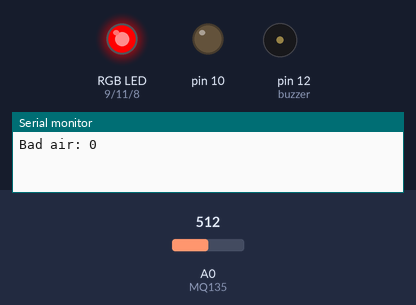
A sketch run on a simulated Arduino Uno, built with avr-gcc and run on an emulated ATmega328P. Parts: an RGB LED mixed from three pins (HIGH = lit), output pins drawn as LEDs (lit = HIGH), buzzer (waves = sounding), the last lines printed to the serial monitor. Inputs (shaded band) come from the test bench; at power-on: A0 (MQ135) = 512.

Above: at 0.65 s.
1.3 s: A0 (MQ135) set to 20
4.3 s: A0 (MQ135) set to 15
At 7.0 s:
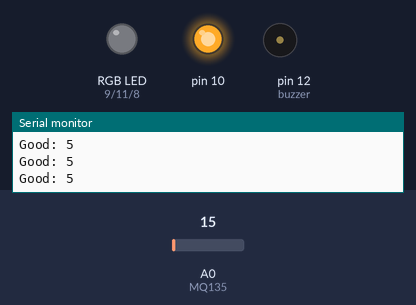
7.3 s: A0 (MQ135) set to 66
10.3 s: A0 (MQ135) set to 78
At 11.0 s:
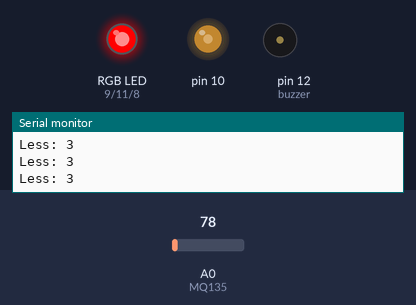
11.8 s: A0 (MQ135) set to 60
At 13.2 s:
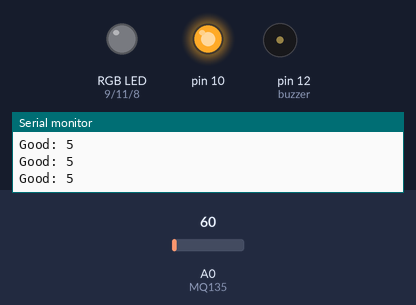
Timing chart, 0 to 14.3 s (numbered marks = the images above; inputs shaded):
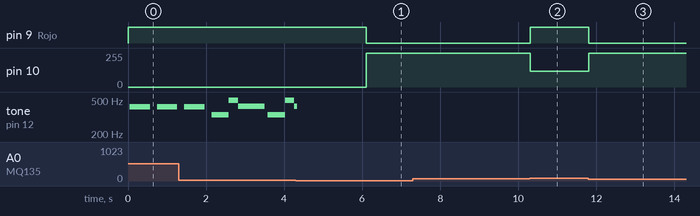

The sketch:

Arduino_program.ino
```cpp
//
//             SPACEAPPS 2019
//             A.N.E.M.O.I.
//

//Variables to buzzer_song
#define c3 7634
#define d3 6803
#define e3 6061
#define f3 5714
#define g3 5102
#define a3 4545
#define b3 4049
#define c4 3816 // 261 Hz
#define d4 3401 // 294 Hz
#define e4 3030 // 329 Hz
#define f4 2865 // 349 Hz
#define g4 2551 // 392 Hz
#define a4 2272 // 440 Hz
#define a4s 2146
#define b4 2028 // 493 Hz
#define c5 1912 // 523 Hz
#define d5 1706
#define d5s 1608
#define e5 1517 // 659 Hz
#define f5 1433 // 698 Hz
#define g5 1276
#define a5 1136
#define a5s 1073
#define b5 1012
#define c6 955

#define R 0 // Define a special note, ‘R’, to represent a rest

// Melody 1: Star Wars Imperial March

int melody1[] = {a4, R, a4, R, a4, R, f4, R, c5, R, a4, R, f4, R, c5, R, a4, R, e5, R, e5, R, e5, R, f5, R, c5, R, g5, R, f5, R, c5, R, a4, R};
int beats1[] = {50, 20, 50, 20, 50, 20, 40, 5, 20, 5, 60, 10, 40, 5, 20, 5, 60, 80, 50, 20, 50, 20, 50, 20, 40, 5, 20, 5, 60, 10, 40, 5, 20, 5, 60, 40};

// Melody 2: Star Wars Theme
int melody2[] = {f4, f4, f4, a4s, f5, d5s, d5, c5, a5s, f5, d5s, d5, c5, a5s, f5, d5s, d5, d5s, c5};
int beats2[] = {21, 21, 21, 128, 128, 21, 21, 21, 128, 64, 21, 21, 21, 128, 64, 21, 21, 21, 128};

int MAX_COUNT = sizeof(melody1) / 2;
long tempo = 10000;
int pause = 1000;
int rest_count = 50;
int toneM = 0;
int beat = 0;
long duration = 0;
int potVal = 0;
int speakerOut = 12;
// Variables to buzzer_song

int dataSensor;       //datosdel pin analogico
const int MQ135 = A0; //analoge Input
//int digital=4;
int T = 2000; //Time
int rojo = 0;
int amarillo = 3;
int verde = 5;
int buzzer = 12;

void setup()
{
    Serial.begin(9600);
    pinMode(8, OUTPUT);  //azul
    pinMode(9, OUTPUT);  //Rojo
    pinMode(11, OUTPUT); //verde
    pinMode(buzzer, OUTPUT);
}

void loop()
{

    dataSensor = (analogRead(MQ135)); //Sensor input

    if (dataSensor <= 70)
    {
        Serial.print("Good: ");
        Serial.println(verde);
        RGB(0, 255, 0);
    }
    if (dataSensor > 70 && dataSensor <= 100)
    {
        Serial.print("Less: ");
        Serial.println(amarillo);
        RGB(255, 120, 0);
    }

    if (dataSensor > 100)
    {
        Serial.print("Bad air: ");
        Serial.println(rojo);
        RGB(255, 0, 0);
        while (dataSensor > 17)
        {
            dataSensor = (analogRead(MQ135)); //Entrada sensor
            buzzer_song();
        }
    }
}
void RGB(int rojo, int verde, int azul)
{
    analogWrite(9, rojo);   //R
    analogWrite(10, verde); //G
    analogWrite(8, azul);   //B
}

void buzzer_song()
{

    //Melody1
    for (int i = 0; i < MAX_COUNT; i++)
    {
        toneM = melody1[i];
        beat = beats1[i];
        duration = beat * tempo;
        playTone();
        delayMicroseconds(pause);
    }
}

void playTone()
{

    long elapsed_time = 0;
    if (toneM > 0)
    {
        while (elapsed_time < duration && dataSensor > 17)
        {
            digitalWrite(buzzer, HIGH);
            delayMicroseconds(toneM / 2);
            digitalWrite(buzzer, LOW);
            delayMicroseconds(toneM / 2);
            elapsed_time += (toneM);
            dataSensor = (analogRead(MQ135)); //Entrada sensor
        }
    }
    else
    {
        for (int j = 0; j < rest_count; j++)
        {
            delayMicroseconds(duration);
        }
    }
}
```

Measured:
- the behaviour switches between 18 and 17 on A0 (MQ135) (found by bisection; images 0 and 1)
- the behaviour switches between 70 and 71 on A0 (MQ135) (found by bisection; images 1 and 2)
- after the input at 4.3 s, pin 9 (Rojo): HIGH → LOW after 1.8 s; pin 10: 0/255 → 255/255 after 1.8 s
- after the input at 10.3 s, pin 9 (Rojo): LOW → HIGH at once; pin 10: 255/255 → 120/255 at once
- after the input at 11.8 s, pin 9 (Rojo): HIGH → LOW at once; pin 10: 120/255 → 255/255 at once
